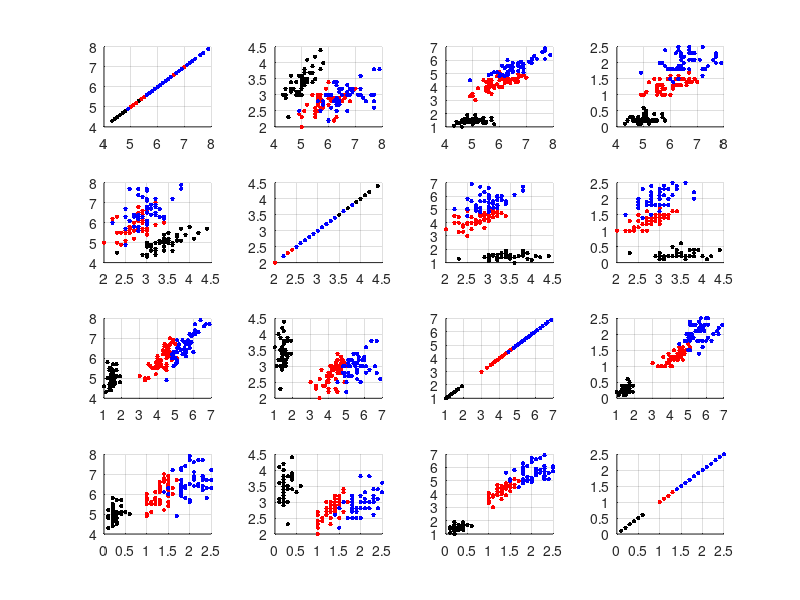

The MATLAB script that drew this image:
% clear, clc, close all
% 
% %Q1.a
% a = randn(1000,3);
% plot3(a(:,1),a(:,2),a(:,3),'.k')
% grid on
% axis equal
% 
% %Q1.b
% x2 = rand(2000,1)-1;
% y2 = rand(2000,1)+3;
% z2 = rand(2000,1)-3;
% 
% Data = [a;[x2 y2 z2]];
% Labels = [ones(1000,1);ones(2000,1)*2];
% 
% plot(Labels)
% 
% figure, hold on
% plot3(Data,'k.')
% 
% %/
% hold off
% 
% 
% %Q1.c
% figure, hold on, axis equal, grid on
% 
% [Data, Labels] = deal([]);
% 
% for i = 1:8
%     x = randn(200,1)*rand*3 + rand*40 - 20;
%     % x is squashed or expanded
%     y = randn(200,1)*rand*3 + rand*40 - 20;
%     
%     plot(x,y,'k.','markersize',15,'color',rand(1,3))
% end


%Q2

b = load('iris.txt');
data = b(:,1:end-1);
labels = b(:,end);

plot_index = 1;
for i = 1:4 %row
    for j = 1:4 %column
        subplot(4,4,plot_index)
        plot_index = plot_index + 1;
        hold on, grid on
        plot(data(labels == 1, i),data(labels == 1,j),'k.',...
            'markersize',10)
        plot(data(labels == 2, i),data(labels == 2,j),'r.',...
            'markersize',10)
        plot(data(labels == 3, i),data(labels == 3,j),'b.',...
            'markersize',10)
    end
end
